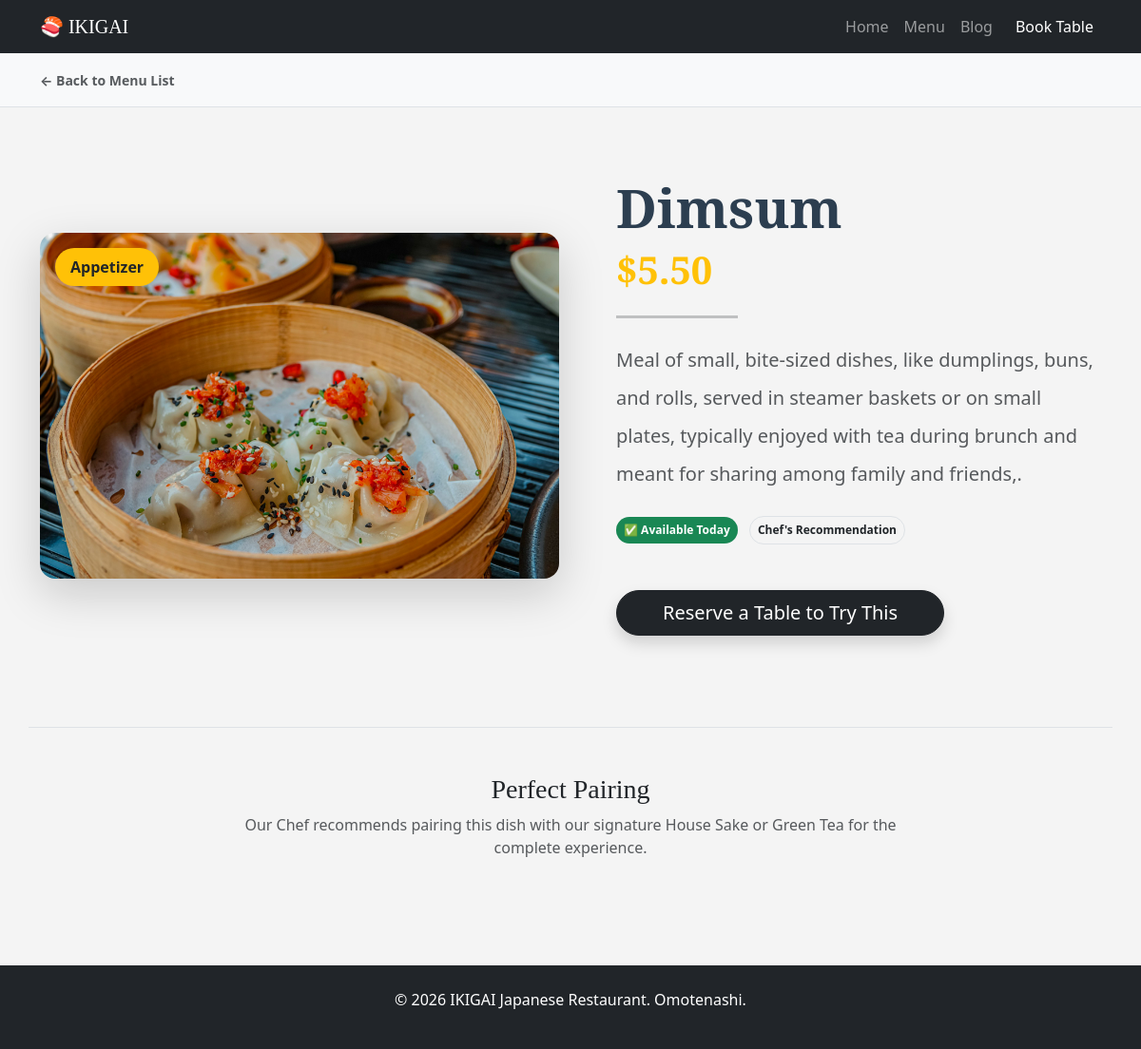
/menu/17/, run on the app's committed database.
### restaurant/models.py (models this page shows, shortened)
class Menu(models.Model):
   name = models.CharField(max_length=200)
   description = models.TextField(blank=True)
   price = models.DecimalField(max_digits=10, decimal_places=2) # Pakai Decimal utk uang
   image = models.ImageField(upload_to='menu_images/', blank=True, null=True)
   category = models.ForeignKey(Category, on_delete=models.PROTECT, related_name="menu_items", null=True)
   is_spicy = models.BooleanField(default=False)
   is_available = models.BooleanField(default=True) # Untuk hide menu kalau sold out

class Category(models.Model):
   name = models.CharField(max_length=100)
   class Meta:
      verbose_name_plural = "Categories" # Agar di Admin panel tulisannya benar

### restaurant/views.py (the view)
# urls.py: path('menu/<int:pk>/', views.menu_detail, name="menu_detail"),
def menu_detail(request, pk=None):
    if pk is None:
        return render(request, 'restaurant/menu_detail.html', {'menu': 'Sorry no menu item found!'})
    menu_item = get_object_or_404(Menu, pk=pk)
    return render(request, 'restaurant/menu_detail.html', {'menu': menu_item})

### restaurant/templates/restaurant/menu_detail.html (shortened to what this page needs)
{% extends 'restaurant/base.html' %}
{% load static %}
{% block content %}
<div class="bg-light py-3 border-bottom">
    <div class="container">
        <a href="{% url 'menu' %}" class="text-decoration-none text-muted fw-bold small">
            &larr; Back to Menu List
        </a>
    </div>
</div>
<div class="container py-5 my-4">
    <div class="row align-items-center">
        <div class="col-md-6 mb-4 mb-md-0" data-aos="fade-right">
            <div class="position-relative">
                {% if menu.image %}
                    <img src="{{ menu.image.url }}" class="img-fluid rounded-4 shadow-lg w-100"
                         style="object-fit: cover; max-height: 500px;"
                         alt="{{ menu.name }}">
                {% else %}
                    <div class="bg-secondary rounded-4 shadow-lg d-flex align-items-center justify-content-center text-white"
                         style="height: 400px;">
                        No Image Available
                    </div>
                {% endif %}
                <span class="position-absolute top-0 start-0 bg-warning text-dark fw-bold px-3 py-2 m-3 rounded-pill shadow-sm">
                    {{ menu.category.name }}
                </span>
            </div>
        </div>
        <div class="col-md-6 ps-md-5" data-aos="fade-left">
            <h1 class="display-4 fw-bold mb-2" style="font-family: 'Cinzel', serif; color: #2c3e50;">
                {{ menu.name }}
            </h1>
            <h2 class="h1 text-warning fw-bold mb-4" style="font-family: 'Cinzel', serif;">
                ${{ menu.price }}
            </h2>
            <hr class="w-25 border-top border-3 border-dark mb-4">
            <p class="lead text-muted lh-lg mb-4">
                {{ menu.description }}
            </p>
            <div class="mb-5">
                {% if not menu.is_available %}
                    <span class="badge bg-secondary p-2 me-2 rounded-pill">
                        🚫 Sold Out
                    </span>
                {% else %}
                    <span class="badge bg-success p-2 me-2 rounded-pill">
                        ✅ Available Today
                    </span>
                {% endif %}
                <span class="badge border text-dark p-2 rounded-pill">Chef's Recommendation</span>
            </div>
            <div class="d-grid gap-2 d-md-block">
                {% if menu.is_available %}
                    <a href="{% url 'book' %}" class="btn btn-dark btn-lg px-5 rounded-pill shadow hover-effect">
                        Reserve a Table to Try This
                    </a>
                {% else %}
                    <button class="btn btn-secondary btn-lg px-5 rounded-pill disabled">
                        Currently Unavailable
                    </button>
                {% endif %}
            </div>
        </div>
    </div>
</div>
<div class="container py-5 border-top mt-5">
    <div class="row text-center" data-aos="fade-up">
        <div class="col-lg-8 mx-auto">
            <h3 style="font-family: 'Cinzel', serif;">Perfect Pairing</h3>
            <p class="text-muted">Our Chef recommends pairing this dish with our signature House Sake or Green Tea for the complete experience.</p>
        </div>
    </div>
</div>
{% endblock %}

### restaurant/static/restaurant/css/style.css (style rules this page uses)
body { background-color: #f4f4f4; }

### data on the page
Menu: image (picture), category.name "Appetizer", name "Dimsum", price "5.50", description "Meal of small, bite-sized dishes, like dumplings, buns, and rolls, served in steamer baskets or on small plates, typically enjoyed with tea during brunch and meant for sharing among family and friends,."
